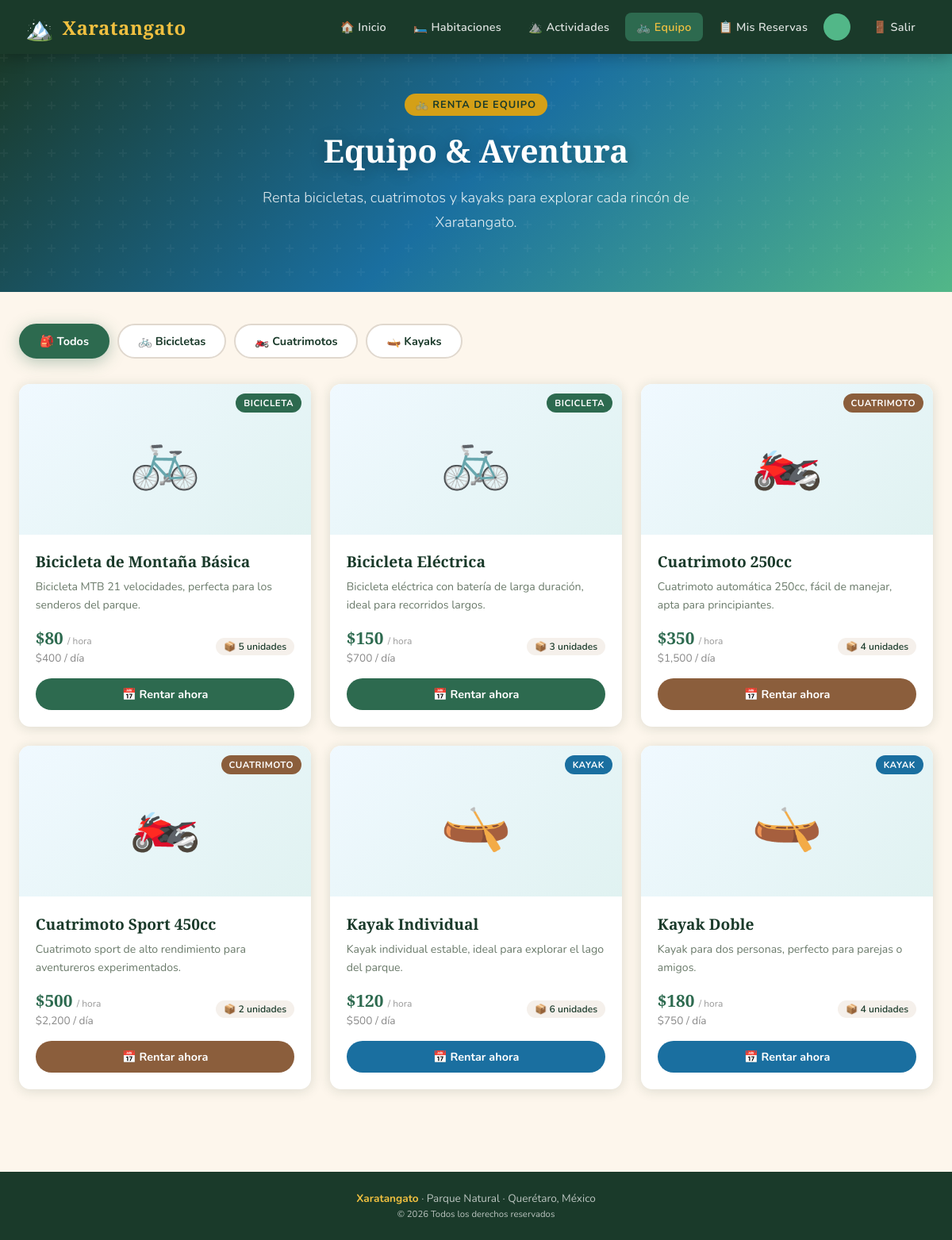
Screenshot of /xaratangato/equipo.php (signed in) with the database file from the repository.
### tables this page shows
CREATE TABLE IF NOT EXISTS equipo (
    id INT AUTO_INCREMENT PRIMARY KEY,
    nombre VARCHAR(100) NOT NULL,
    tipo ENUM('bicicleta','cuatrimoto','kayak','otro') NOT NULL,
    descripcion TEXT,
    precio_hora DECIMAL(10,2),
    precio_dia DECIMAL(10,2),
    imagen VARCHAR(255),
    cantidad_total INT DEFAULT 1,
    disponible TINYINT(1) DEFAULT 1
);

### xaratangato/equipo.php (the view, shortened to what this page needs)
<?php
$db = getDB();
$result = $db->query("SELECT * FROM equipo WHERE disponible=1 ORDER BY tipo, precio_hora ASC");
$equipos = $result->fetch_all(MYSQLI_ASSOC);
$emojis = ['bicicleta'=>'🚲','cuatrimoto'=>'🏍️','kayak'=>'🛶','otro'=>'🎒'];
$colores = ['bicicleta'=>'#2d6a4f','cuatrimoto'=>'#8b5e3c','kayak'=>'#1a6fa0','otro'=>'#555'];
?>
<!DOCTYPE html>
<html lang="es">
<head>
<link rel="stylesheet" href="css/styles.css">
</head>
<body>
<?php include 'includes/navbar.php'; ?>
<div class="hero" style="padding:50px 2rem 40px;background:linear-gradient(135deg,#1a3a2a,#1a6fa0,#52b788);">
  <div class="hero-badge">🚲 Renta de Equipo</div>
  <h1 class="hero-title" style="font-size:2.5rem;">Equipo & Aventura</h1>
  <p class="hero-subtitle">Renta bicicletas, cuatrimotos y kayaks para explorar cada rincón de Xaratangato.</p>
</div>
<div class="section-content">
  <div style="display:flex;gap:10px;flex-wrap:wrap;margin-bottom:2rem;">
    <button class="tab-btn active" onclick="filtrar('todos',this)">🎒 Todos</button>
    <button class="tab-btn" onclick="filtrar('bicicleta',this)">🚲 Bicicletas</button>
    <button class="tab-btn" onclick="filtrar('cuatrimoto',this)">🏍️ Cuatrimotos</button>
    <button class="tab-btn" onclick="filtrar('kayak',this)">🛶 Kayaks</button>
  </div>
  <div class="cards-grid" id="equipoGrid">
    <?php foreach ($equipos as $e):
      $emoji  = $emojis[$e['tipo']] ?? '🎒';
      $color  = $colores[$e['tipo']] ?? '#555';
    ?>
    <div class="card equipo-card" data-tipo="<?= $e['tipo'] ?>">
      <div class="card-img">
        <div class="img-placeholder" style="background:linear-gradient(135deg,#f0f9ff,#e0f2f1);">
          <?= $emoji ?>
        </div>
        <span class="card-badge" style="background:<?= $color ?>;"><?= ucfirst($e['tipo']) ?></span>
      </div>
      <div class="card-body">
        <h3 class="card-title"><?= htmlspecialchars($e['nombre']) ?></h3>
        <p class="card-desc"><?= htmlspecialchars($e['descripcion']) ?></p>
        <div class="card-meta">
          <div>
            <?php if ($e['precio_hora']): ?>
              <div class="card-price">$<?= number_format($e['precio_hora'],0) ?> <small>/ hora</small></div>
            <?php endif; ?>
            <?php if ($e['precio_dia']): ?>
              <div style="font-size:0.85rem;color:#888;margin-top:2px;">$<?= number_format($e['precio_dia'],0) ?> / día</div>
            <?php endif; ?>
          </div>
          <div class="card-info">
            <span class="tag">📦 <?= $e['cantidad_total'] ?> unidades</span>
          </div>
        </div>
        <button class="btn btn-primary"
          onclick="abrirModalEquipo(
            <?= $e['id'] ?>,
            '<?= addslashes($e['nombre']) ?>',
            <?= $e['precio_hora'] ?? 0 ?>,
            <?= $e['precio_dia']  ?? 0 ?>,
            <?= $e['cantidad_total'] ?>
          )"
          style="background:<?= $color ?>;">
          📅 Rentar ahora
        </button>
      </div>
    </div>
    <?php endforeach; ?>
  </div>
</div>
<footer>
  <strong>Xaratangato</strong> · Parque Natural · Querétaro, México<br>
  <small>© <?= date('Y') ?> Todos los derechos reservados</small>
</footer>
</body>
</html>

### xaratangato/css/styles.css (style rules this page uses)
:root { --verde-oscuro: #1a3a2a; --verde-medio: #2d6a4f; --verde-claro: #52b788; --dorado: #d4a017; --dorado-claro: #f0c040; --tierra: #8b5e3c; --crema: #fdf6ec; --blanco: #ffffff; --gris-suave: #f5f0eb; --texto: #1a1a1a; --sombra: rgba(26,58,42,0.15); --radio: 14px; --radio-sm: 8px; --transicion: 0.3s cubic-bezier(0.4,0,0.2,1); }
*, *::before, *::after { box-sizing: border-box; margin: 0; padding: 0; }
html { scroll-behavior: smooth; }
body { font-family: 'Nunito', sans-serif; background: var(--crema); color: var(--texto); min-height: 100vh; }
h1, h2, h3 { font-family: 'Playfair Display', serif; }
.hero { background: linear-gradient(135deg, var(--verde-oscuro) 0%, var(--verde-medio) 60%, var(--verde-claro) 100%); color: white; text-align: center; padding: 80px 2rem 60px; position: relative; overflow: hidden; }
.hero::before { content: ''; position: absolute; inset: 0; }
.hero-title { font-size: clamp(2.2rem, 5vw, 3.8rem); font-weight: 900; text-shadow: 0 2px 20px rgba(0,0,0,0.3); margin-bottom: 1rem; position: relative; }
.hero-subtitle { font-size: 1.15rem; opacity: 0.88; max-width: 560px; margin: 0 auto 2rem; font-weight: 300; line-height: 1.7; position: relative; }
.hero-badge { display: inline-block; background: var(--dorado); color: var(--verde-oscuro); font-weight: 700; font-size: 0.8rem; padding: 5px 14px; border-radius: 20px; letter-spacing: 1px; text-transform: uppercase; margin-bottom: 1rem; position: relative; }
.tab-btn { background: white; border: 2px solid #e0d8ce; color: var(--verde-oscuro); padding: 10px 24px; border-radius: 30px; font-family: 'Nunito', sans-serif; font-weight: 700; font-size: 0.9rem; cursor: pointer; transition: var(--transicion); display: flex; align-items: center; gap: 6px; }
.tab-btn.active { background: var(--verde-medio); border-color: var(--verde-medio); color: white; box-shadow: 0 4px 20px rgba(45,106,79,0.35); }
.section-content { max-width: 1200px; margin: 0 auto; padding: 2.5rem 1.5rem; }
.cards-grid { display: grid; grid-template-columns: repeat(auto-fill, minmax(300px, 1fr)); gap: 1.5rem; }
.card { background: white; border-radius: var(--radio); overflow: hidden; box-shadow: 0 2px 15px var(--sombra); transition: var(--transicion); display: flex; flex-direction: column; }
.card-img { height: 190px; overflow: hidden; position: relative; }
.card-img .img-placeholder { width: 100%; height: 100%; display: flex; align-items: center; justify-content: center; font-size: 4.5rem; background: linear-gradient(135deg, var(--gris-suave), #e8f5e9); }
.card-badge { position: absolute; top: 12px; right: 12px; background: var(--verde-oscuro); color: white; font-size: 0.72rem; font-weight: 700; padding: 4px 10px; border-radius: 20px; text-transform: uppercase; letter-spacing: 0.5px; }
.card-body { padding: 1.3rem; flex: 1; display: flex; flex-direction: column; }
.card-title { font-size: 1.2rem; color: var(--verde-oscuro); margin-bottom: 0.5rem; }
.card-desc { font-size: 0.88rem; color: #6a7a6a; line-height: 1.6; flex: 1; margin-bottom: 1rem; }
.card-meta { display: flex; justify-content: space-between; align-items: center; margin-bottom: 1rem; flex-wrap: wrap; gap: 6px; }
.card-price { font-size: 1.3rem; font-weight: 700; color: var(--verde-medio); font-family: 'Playfair Display', serif; }
.card-price small { font-size: 0.75rem; font-family: 'Nunito', sans-serif; font-weight: 400; color: #999; }
.card-info { display: flex; gap: 10px; flex-wrap: wrap; }
.tag { background: var(--gris-suave); color: var(--verde-oscuro); font-size: 0.76rem; font-weight: 600; padding: 3px 10px; border-radius: 20px; }
.btn { display: inline-flex; align-items: center; justify-content: center; gap: 6px; padding: 10px 22px; border: none; border-radius: 30px; font-family: 'Nunito', sans-serif; font-weight: 700; font-size: 0.9rem; cursor: pointer; transition: var(--transicion); text-decoration: none; }
.btn-primary { background: var(--verde-medio); color: white; width: 100%; }
footer { background: var(--verde-oscuro); color: rgba(255,255,255,0.7); text-align: center; padding: 1.5rem; font-size: 0.85rem; margin-top: 4rem; }
footer strong { color: var(--dorado-claro); }

### rows the page displays
equipo: tipo "🚲", tipo "BICICLETA", nombre "Bicicleta de Montaña Básica", descripcion "Bicicleta MTB 21 velocidades, perfecta para los senderos del parque.", precio_hora "80", precio_dia "400", cantidad_total "5"
equipo: tipo "🚲", tipo "BICICLETA", nombre "Bicicleta Eléctrica", descripcion "Bicicleta eléctrica con batería de larga duración, ideal para recorridos largos.", precio_hora "150", precio_dia "700", cantidad_total "3"
equipo: tipo "🏍️", tipo "CUATRIMOTO", nombre "Cuatrimoto 250cc", descripcion "Cuatrimoto automática 250cc, fácil de manejar, apta para principiantes.", precio_hora "350", precio_dia "1,500", cantidad_total "4"
equipo: tipo "🏍️", tipo "CUATRIMOTO", nombre "Cuatrimoto Sport 450cc", descripcion "Cuatrimoto sport de alto rendimiento para aventureros experimentados.", precio_hora "500", precio_dia "2,200", cantidad_total "2"
equipo: tipo "🛶", tipo "KAYAK", nombre "Kayak Individual", descripcion "Kayak individual estable, ideal para explorar el lago del parque.", precio_hora "120", precio_dia "500", cantidad_total "6"
equipo: tipo "🛶", tipo "KAYAK", nombre "Kayak Doble", descripcion "Kayak para dos personas, perfecto para parejas o amigos.", precio_hora "180", precio_dia "750", cantidad_total "4"
